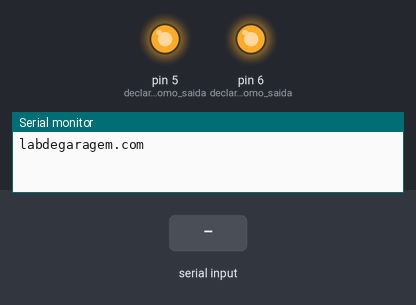
This sketch was run on a simulated Arduino Uno, built with avr-gcc and run on an emulated ATmega328P. Shown: output pins drawn as LEDs (lit = HIGH), the last lines printed to the serial monitor. The inputs (shaded band) are chosen by the test bench.

Above: at 1.2 s.
1.3 s: "A" received over the second serial link
At 1.7 s:
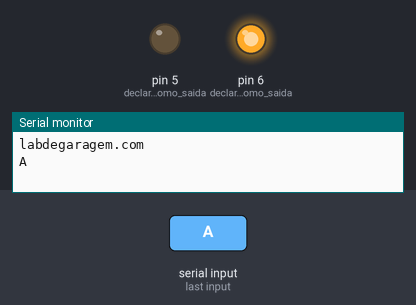
3.3 s: "B" received over the second serial link
At 3.7 s:
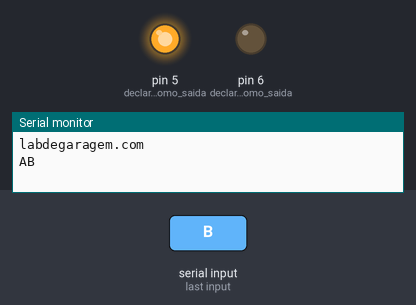
Timing chart, 0 to 6.3 s (numbered marks = the images above; inputs shaded):
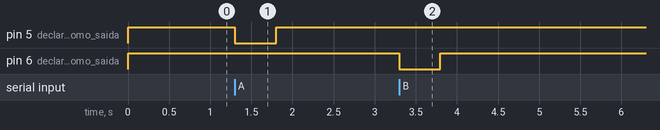

The sketch:

rele_liga_vidro.ino
```cpp
#include <SoftwareSerial.h>
/* Para que a comunicaçao com o modulo nao interfira na programacao da placa,
criamos uma nova porta serial para ele.
*/

SoftwareSerial minhaSoftSerial(11, 10); // pinos RX/TX para o modulo

void setup()
{
Serial.begin(9600); //porta serial (hardware) para monitorar os caracteres enviados
Serial.println("labdegaragem.com"); // mensagem de inicializacao

minhaSoftSerial.begin(9600); // inicializacao da porta serial para o modulo

pinMode(5, OUTPUT); // declara pino 5 como saida para o Rele 1
pinMode(6, OUTPUT); // declara pino 6 como saida para o Rele 2
}

void loop()
{
  digitalWrite(5, HIGH);
  digitalWrite(6, HIGH);
  if (minhaSoftSerial.available()){ // Se a serial estiver disponivel, tem caracter para ler
    char caracter = minhaSoftSerial.read(); // salva o caracter lido na variavel 'a'
    Serial.write(caracter); // escreve o caracter recebido via bluetooth na serial do PC para conferencia
    if (caracter=='A'){
      digitalWrite(5, LOW);
      delay(500);
      digitalWrite(5, HIGH);
      }
    if (caracter=='B'){
      digitalWrite(6, LOW);
      delay(500);
      digitalWrite(6, HIGH);
      }
  }
}
```

Measured:
- after the input at 1.3 s, pin 5 (declara_pino_5_como_saida): HIGH → LOW at once, → HIGH 0.50 s later
- after the input at 3.3 s, pin 6 (declara_pino_6_como_saida): HIGH → LOW at once, → HIGH 0.50 s later
